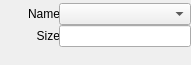
<?xml version="1.0" encoding="UTF-8"?>
<ui version="4.0">
 <class>ComboEditWidget</class>
 <widget class="QWidget" name="ComboEditWidget">
  <property name="geometry">
   <rect>
    <x>0</x>
    <y>0</y>
    <width>191</width>
    <height>65</height>
   </rect>
  </property>
  <property name="sizePolicy">
   <sizepolicy hsizetype="Expanding" vsizetype="Minimum">
    <horstretch>0</horstretch>
    <verstretch>0</verstretch>
   </sizepolicy>
  </property>
  <property name="windowTitle">
   <string>Form</string>
  </property>
  <layout class="QGridLayout" name="gridLayout">
   <property name="leftMargin">
    <number>0</number>
   </property>
   <property name="topMargin">
    <number>3</number>
   </property>
   <property name="rightMargin">
    <number>0</number>
   </property>
   <property name="bottomMargin">
    <number>8</number>
   </property>
   <property name="horizontalSpacing">
    <number>6</number>
   </property>
   <property name="verticalSpacing">
    <number>2</number>
   </property>
   <item row="0" column="0">
    <layout class="QFormLayout" name="formLayout">
     <property name="fieldGrowthPolicy">
      <enum>QFormLayout::AllNonFixedFieldsGrow</enum>
     </property>
     <property name="labelAlignment">
      <set>Qt::AlignRight|Qt::AlignTrailing|Qt::AlignVCenter</set>
     </property>
     <item row="1" column="0">
      <widget class="QLabel" name="label_1">
       <property name="minimumSize">
        <size>
         <width>60</width>
         <height>0</height>
        </size>
       </property>
       <property name="text">
        <string>Name</string>
       </property>
       <property name="alignment">
        <set>Qt::AlignRight|Qt::AlignTrailing|Qt::AlignVCenter</set>
       </property>
      </widget>
     </item>
     <item row="1" column="1">
      <widget class="QComboBox" name="comboBox">
       <property name="sizePolicy">
        <sizepolicy hsizetype="Preferred" vsizetype="Fixed">
         <horstretch>0</horstretch>
         <verstretch>0</verstretch>
        </sizepolicy>
       </property>
       <property name="minimumSize">
        <size>
         <width>100</width>
         <height>0</height>
        </size>
       </property>
      </widget>
     </item>
     <item row="2" column="0">
      <widget class="QLabel" name="label_2">
       <property name="minimumSize">
        <size>
         <width>60</width>
         <height>0</height>
        </size>
       </property>
       <property name="inputMethodHints">
        <set>Qt::ImhDigitsOnly</set>
       </property>
       <property name="text">
        <string>Size</string>
       </property>
       <property name="alignment">
        <set>Qt::AlignRight|Qt::AlignTrailing|Qt::AlignVCenter</set>
       </property>
       <property name="margin">
        <number>0</number>
       </property>
       <property name="indent">
        <number>-1</number>
       </property>
      </widget>
     </item>
     <item row="2" column="1">
      <widget class="QLineEdit" name="lineEdit"/>
     </item>
    </layout>
   </item>
  </layout>
 </widget>
 <resources/>
 <connections/>
</ui>
